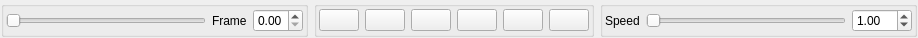
<?xml version="1.0" encoding="UTF-8"?>
<ui version="4.0">
 <class>ui::assets::studiomodel::Timeline</class>
 <widget class="QWidget" name="ui::assets::studiomodel::Timeline">
  <property name="geometry">
   <rect>
    <x>0</x>
    <y>0</y>
    <width>848</width>
    <height>31</height>
   </rect>
  </property>
  <property name="windowTitle">
   <string>Form</string>
  </property>
  <layout class="QHBoxLayout" name="horizontalLayout">
   <property name="leftMargin">
    <number>1</number>
   </property>
   <property name="topMargin">
    <number>1</number>
   </property>
   <property name="rightMargin">
    <number>1</number>
   </property>
   <property name="bottomMargin">
    <number>1</number>
   </property>
   <item>
    <widget class="QGroupBox" name="FrameBox">
     <property name="title">
      <string/>
     </property>
     <layout class="QHBoxLayout" name="horizontalLayout_4">
      <property name="spacing">
       <number>6</number>
      </property>
      <property name="leftMargin">
       <number>2</number>
      </property>
      <property name="topMargin">
       <number>2</number>
      </property>
      <property name="rightMargin">
       <number>2</number>
      </property>
      <property name="bottomMargin">
       <number>2</number>
      </property>
      <item>
       <widget class="QSlider" name="FrameSlider">
        <property name="sizePolicy">
         <sizepolicy hsizetype="Expanding" vsizetype="Preferred">
          <horstretch>0</horstretch>
          <verstretch>0</verstretch>
         </sizepolicy>
        </property>
        <property name="minimumSize">
         <size>
          <width>200</width>
          <height>0</height>
         </size>
        </property>
        <property name="orientation">
         <enum>Qt::Horizontal</enum>
        </property>
       </widget>
      </item>
      <item>
       <widget class="QLabel" name="label">
        <property name="text">
         <string>Frame</string>
        </property>
       </widget>
      </item>
      <item>
       <widget class="QDoubleSpinBox" name="FrameSpinner">
        <property name="minimumSize">
         <size>
          <width>50</width>
          <height>0</height>
         </size>
        </property>
        <property name="maximum">
         <double>100.000000000000000</double>
        </property>
       </widget>
      </item>
     </layout>
    </widget>
   </item>
   <item>
    <widget class="QGroupBox" name="FrameControlsBox">
     <property name="title">
      <string/>
     </property>
     <layout class="QHBoxLayout" name="horizontalLayout_2">
      <property name="leftMargin">
       <number>2</number>
      </property>
      <property name="topMargin">
       <number>2</number>
      </property>
      <property name="rightMargin">
       <number>2</number>
      </property>
      <property name="bottomMargin">
       <number>2</number>
      </property>
      <item>
       <widget class="QPushButton" name="Restart">
        <property name="toolTip">
         <string>Restart Sequence</string>
        </property>
        <property name="text">
         <string/>
        </property>
       </widget>
      </item>
      <item>
       <widget class="QPushButton" name="PreviousFrame">
        <property name="toolTip">
         <string>Previous Frame</string>
        </property>
        <property name="text">
         <string/>
        </property>
       </widget>
      </item>
      <item>
       <widget class="QPushButton" name="SkipFramesEarlier">
        <property name="toolTip">
         <string>Skip 5 Frames Earlier</string>
        </property>
        <property name="text">
         <string/>
        </property>
       </widget>
      </item>
      <item>
       <widget class="QPushButton" name="TogglePlayback">
        <property name="toolTip">
         <string>Play/Pause</string>
        </property>
        <property name="text">
         <string/>
        </property>
       </widget>
      </item>
      <item>
       <widget class="QPushButton" name="SkipFramesLater">
        <property name="toolTip">
         <string>Skip 5 Frames Later</string>
        </property>
        <property name="text">
         <string/>
        </property>
       </widget>
      </item>
      <item>
       <widget class="QPushButton" name="NextFrame">
        <property name="toolTip">
         <string>Next Frame</string>
        </property>
        <property name="text">
         <string/>
        </property>
       </widget>
      </item>
     </layout>
    </widget>
   </item>
   <item>
    <widget class="QGroupBox" name="FramerateBox">
     <property name="title">
      <string/>
     </property>
     <layout class="QHBoxLayout" name="horizontalLayout_3">
      <property name="leftMargin">
       <number>2</number>
      </property>
      <property name="topMargin">
       <number>2</number>
      </property>
      <property name="rightMargin">
       <number>2</number>
      </property>
      <property name="bottomMargin">
       <number>2</number>
      </property>
      <item>
       <widget class="QLabel" name="label_2">
        <property name="text">
         <string>Speed</string>
        </property>
       </widget>
      </item>
      <item>
       <widget class="QSlider" name="FramerateSlider">
        <property name="sizePolicy">
         <sizepolicy hsizetype="Fixed" vsizetype="Fixed">
          <horstretch>0</horstretch>
          <verstretch>0</verstretch>
         </sizepolicy>
        </property>
        <property name="minimumSize">
         <size>
          <width>200</width>
          <height>0</height>
         </size>
        </property>
        <property name="orientation">
         <enum>Qt::Horizontal</enum>
        </property>
       </widget>
      </item>
      <item>
       <widget class="QDoubleSpinBox" name="FramerateSpinner">
        <property name="sizePolicy">
         <sizepolicy hsizetype="Minimum" vsizetype="Fixed">
          <horstretch>0</horstretch>
          <verstretch>0</verstretch>
         </sizepolicy>
        </property>
        <property name="minimumSize">
         <size>
          <width>60</width>
          <height>0</height>
         </size>
        </property>
        <property name="value">
         <double>1.000000000000000</double>
        </property>
       </widget>
      </item>
     </layout>
    </widget>
   </item>
  </layout>
 </widget>
 <resources/>
 <connections/>
</ui>
